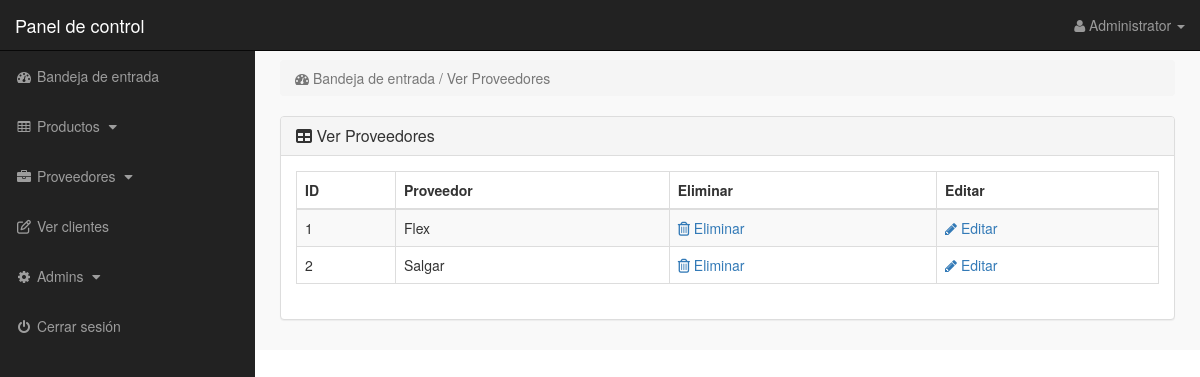
Screenshot of /admin_area/index.php?view_manufacturers (signed in) with the database file from the repository.
### tables this page shows
CREATE TABLE `manufacturers` (
  `manufacturer_id` int(10) NOT NULL AUTO_INCREMENT,
  `manufacturer_title` text NOT NULL,    
  PRIMARY KEY (`manufacturer_id`) 
);

### admin_area/view_manufacturers.php (the view)
<?php
if(!isset($_SESSION['admin_email'])){
    echo "<script>window.open('login.php','_self')</script>";
}
else {
?>
<div class="row">
<div class="col-lg-12">
<ol class="breadcrumb">
<li class="active">
<i class="fa fa-dashboard"></i> Bandeja de entrada / Ver Proveedores
</li>
</ol>
</div>
</div>
<div class="row">
<div class="col-lg-12">
<div class="panel panel-default">
<div class="panel-heading">
<h3 class="panel-title">
<i class="fa-solid fa-table"></i></i> Ver Proveedores
</h3>
</div>
<div class="panel-body">
<div class="table-responsive">
<table class="table table-bordered table-hover table-striped">
<thead>
<tr>
<th>ID</th>
<th>Proveedor</th>
<th>Eliminar</th>
<th>Editar</th>
</tr>
</thead>
<tbody>
<?php
$i = 0;
$get_manufacturers = "select * from manufacturers";
$run_manufacturers = mysqli_query($db,$get_manufacturers);
while($row_manufacturers = mysqli_fetch_array($run_manufacturers)){
$manufacturer_id = $row_manufacturers['manufacturer_id'];
$manufacturer_title = $row_manufacturers['manufacturer_title'];
$i++;
?>
<tr>
<td><?php echo $i; ?></td>
<td><?php echo $manufacturer_title; ?></td>
<td>
<a href="index.php?delete_manufacturer=<?php echo $manufacturer_id; ?>">
<i class="fa fa-trash-o"></i> Eliminar
</a>
</td>
<td>
<a href="index.php?edit_manufacturer=<?php echo $manufacturer_id; ?>">
<i class="fa fa-pencil"></i> Editar
</a>
</td>
</tr>
<?php } ?>
</tbody>
</table>
</div>
</div>
</div>
</div>
</div>
<?php } ?>

### admin_area/includes/sidebar.php (shortened to what this page needs)
<?php
if(!isset($_SESSION['admin_email'])){
echo "<script>window.open('login.php','_self')</script>";
}
else {
?>
<nav class="navbar navbar-inverse navbar-fixed-top" >
<div class="navbar-header" >
<a class="navbar-brand" href="index.php?dashboard" >Panel de control</a>
</div>
<ul class="nav navbar-right top-nav" >
<li class="dropdown" >
<a href="#" class="dropdown-toggle" data-toggle="dropdown" >
<i class="fa fa-user" ></i>
<?php echo $admin_name; ?> <b class="caret" ></b>
</a>
</li>
</ul>
<div class="collapse navbar-collapse navbar-ex1-collapse">
<ul class="nav navbar-nav side-nav">
<li>
<a href="index.php?dashboard">
<i class="fa fa-fw fa-dashboard"></i> Bandeja de entrada
</a>
</li>
<li>
<a href="#" data-toggle="collapse" data-target="#products">
<i class="fa fa-fw fa-table"></i> Productos
<i class="fa fa-fw fa-caret-down"></i>
</a>
</li>
<li>
<a href="#" data-toggle="collapse" data-target="#manufacturers">
<i class="fa fa-fw fa-briefcase"></i> Proveedores
<i class="fa fa-fw fa-caret-down"></i>
</a>
</li>
<li>
<a href="index.php?view_customers">
<i class="fa fa-fw fa-edit"></i> Ver clientes
</a>
</li>
<li>
<a href="#" data-toggle="collapse" data-target="#users">
<i class="fa fa-fw fa-gear"></i> Admins
<i class="fa fa-fw fa-caret-down"></i>
</a>
</li>
<li>
<a href="logout.php">
<i class="fa fa-fw fa-power-off"></i> Cerrar sesión
</a>
</li>
</ul>
</div>
</nav>
<?php } ?>

### admin_area/css/style.css (style rules this page uses)
body { margin-top:100px; }
@media (min-width: 768px) { body { margin-top:50px; } }
.top-nav { padding:0 15px; }
.top-nav>li { display:inline-block; float:left; }
.top-nav>li>a { padding-top:15px; padding-bottom:15px; line-height:20px; color:#999; }
@media (min-width: 768px) { .side-nav { position:fixed; top:51px; width:255px; border-radius:0; overflow-y:auto; background-color: #222; bottom:0; overflow-x:hidden; padding-bottom:40px; } }
@media (min-width: 768px) { .side-nav>li>a { width:255px; } }
.panel-body { border-radius:5px; }

### rows the page displays
manufacturers: manufacturer_title "Flex"
manufacturers: manufacturer_title "Salgar"

### other values shown
$admin_name "Administrator"
